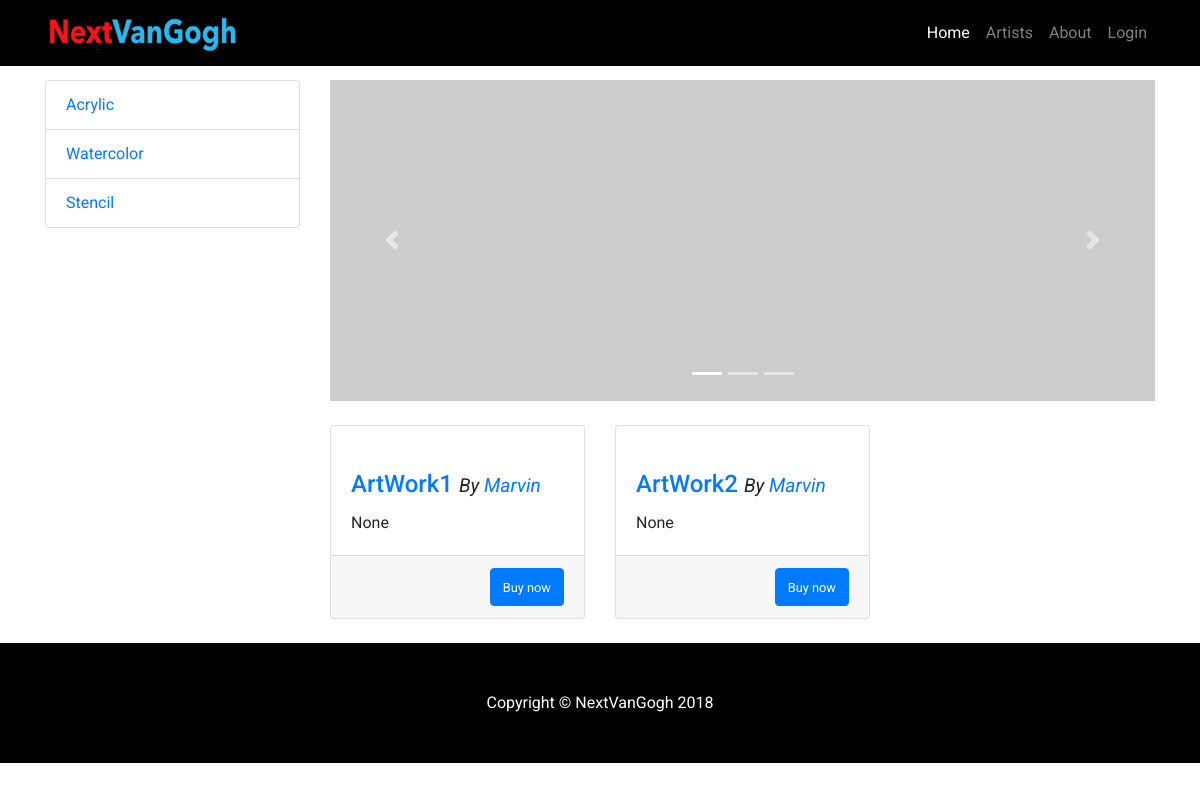
Before: / with the older database file.
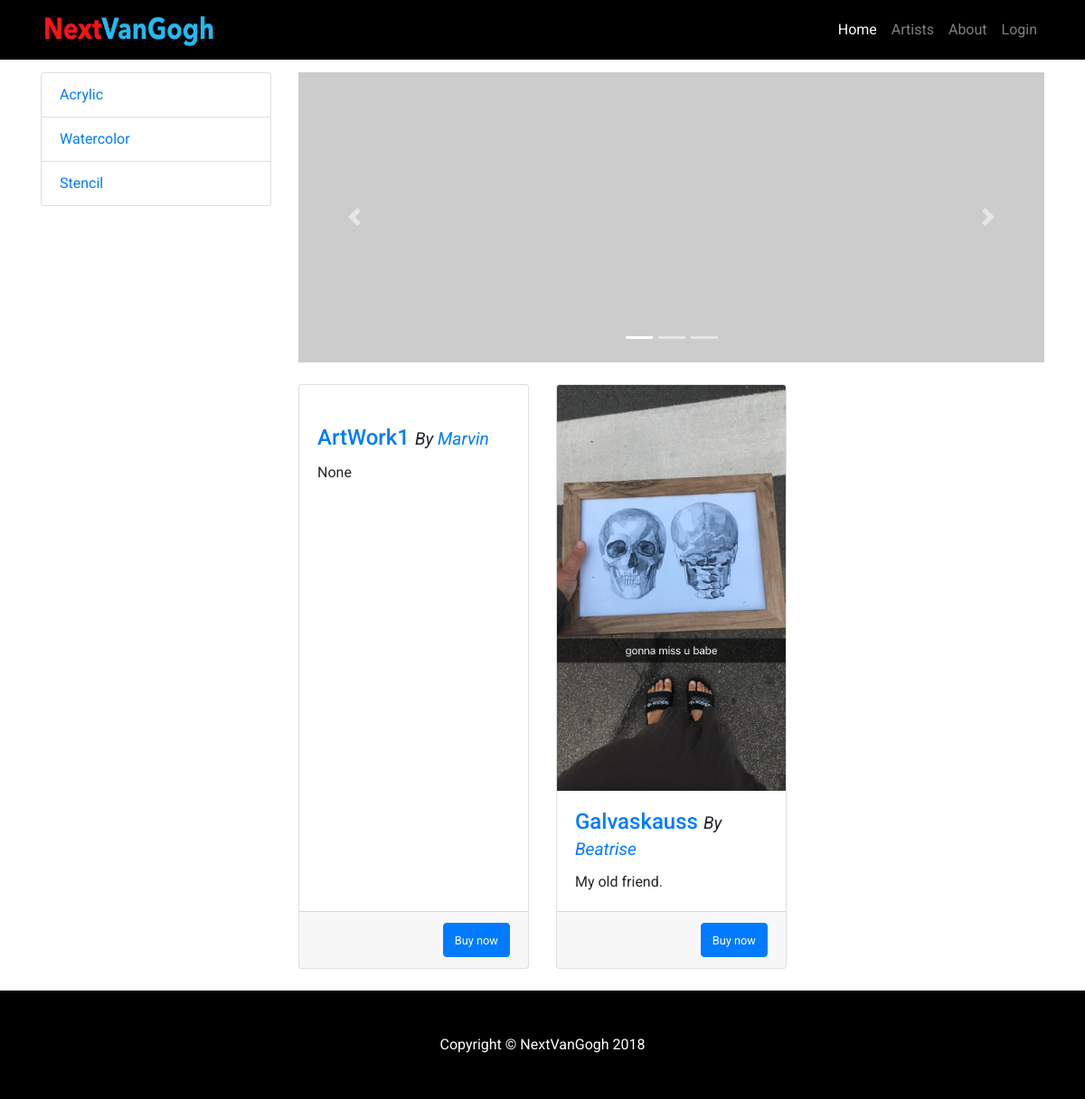
After: the same page with the newer database file.
### tables this page shows
CREATE TABLE "ArtTypes" (
	`Id`	INTEGER NOT NULL PRIMARY KEY AUTOINCREMENT UNIQUE,
	`Type`	TEXT NOT NULL UNIQUE
);

CREATE TABLE "ArtWorks" (
	`Id`	INTEGER NOT NULL PRIMARY KEY AUTOINCREMENT UNIQUE,
	`ArtistId`	INTEGER NOT NULL,
	`ArtTypeId`	INTEGER NOT NULL,
	`Name`	TEXT NOT NULL,
	`Description`	TEXT,
	`Item`	BLOB,
	FOREIGN KEY(`ArtistId`) REFERENCES `Artists`,
	FOREIGN KEY(`ArtTypeId`) REFERENCES `ArtType`
);

CREATE TABLE `Artists` (
	`Id`	INTEGER NOT NULL PRIMARY KEY AUTOINCREMENT UNIQUE,
	`UserName`	TEXT NOT NULL UNIQUE,
	`FirstName`	TEXT,
	`LastName`	TEXT,
	`Password`	TEXT NOT NULL UNIQUE,
	`Description`	TEXT,
	`Photo`	BLOB
);

### server.py (the view)
@app.route('/')
def index():
	con = lite.connect('db/nVanGogh.db')
   	con.row_factory = lite.Row
      	cur = con.cursor()
   	cur.execute("SELECT ArtTypes.Type FROM ArtTypes")
   	types = cur.fetchall();
	cur.execute("Select ArtWorks.Id, Artworks.Name, ArtWorks.Item, ArtWorks.Description, Artists.FirstName, Artists.LastName from ArtWorks INNER JOIN Artists ON ArtWorks.ArtistId == Artists.Id")
	artWorks = cur.fetchall();
	print(types)
	return render_template('index.html', types = types, artWorks = artWorks)

### templates/index.html (shortened to what this page needs)
<!DOCTYPE html>
<html lang="en">
  <head>
    <link href="../static/bootstrap.min.css" rel="stylesheet">
    <link href="../static/style.css" rel="stylesheet">
  </head>
  <body>
    <nav class="navbar navbar-expand-lg navbar-dark bg-dark fixed-top" style="background-color:#000!important;">
      <div class="container">
        <a class="navbar-brand" href="/"><img src="../static/logo.png" width=200 height=40></a>
        <div class="collapse navbar-collapse" id="navbarResponsive">
          <ul class="navbar-nav ml-auto">
            <li class="nav-item active">
              <a class="nav-link" href="/">Home
              </a>
            </li>
            <li class="nav-item">
              <a class="nav-link" href="#">Artists</a>
            </li>
            <li class="nav-item">
              <a class="nav-link" href="#">About</a>
            </li>
            <li class="nav-item">
              {% if loggedIn %}
              <a class="nav-link" onclick="logout()">Logout</a>
              {% else %}
              <a class="nav-link" onclick="login()">Login</a>
              {% endif %}
            </li>
          </ul>
        </div>
      </div>
    </nav>
    <div class="container">
      <div class="row">
        <div class="col-lg-3">
		<div class="list-group">
            		{% for type in types %}
            		<a href="#" class="list-group-item">{{type[0]}}</a>
	         	{% endfor %}
	        </div>
        </div>
        <div class="col-lg-9">
          <div id="carouselExampleIndicators" class="carousel slide my-4" data-ride="carousel">
            <ol class="carousel-indicators">
              <li data-target="#carouselExampleIndicators" data-slide-to="0" class="active"></li>
              <li data-target="#carouselExampleIndicators" data-slide-to="1"></li>
              <li data-target="#carouselExampleIndicators" data-slide-to="2"></li>
            </ol>
            <div class="carousel-inner" role="listbox">
              <div class="carousel-item active">
                <img class="d-block img-fluid" src="http://placehold.it/900x350" alt="First slide">
              </div>
            </div>
            <a class="carousel-control-prev" href="#carouselExampleIndicators" role="button" data-slide="prev">
              <span class="carousel-control-prev-icon" aria-hidden="true"></span>
            </a>
            <a class="carousel-control-next" href="#carouselExampleIndicators" role="button" data-slide="next">
              <span class="carousel-control-next-icon" aria-hidden="true"></span>
            </a>
          </div>
          <div class="row">
            	{% for artWork in artWorks %}
 		     <div class="col-lg-4 col-md-6 mb-4">
              		<div class="card h-100">
                		<a href="#" onclick="openArt()"><img class="card-img-top" src="{{artWork['Item']}}" alt=""></a>
                		<div class="card-body">
                  			<h4 class="card-title"><a href="#">{{artWork["Name"]}}</a>
                                <small style="font-style:italic;">By <a href="/artist?uname="+{{artWork['UserName']}}>{{artWork["FirstName"]}}</a></small>
                            </h4>
                  			<p class="card-text">{{artWork["Description"]}}</p>
                		</div>
                		<div class="card-footer">
                            <button class="btn btn-primary" style="float:right;"><small>Buy now</small></button>
                		</div>
              		</div>
            	</div>
	         {% endfor %}
	       </div>
        </div>
      </div>
    </div>
    <footer class="py-5 bg-dark" style="background-color:#000!important;">
      <div class="container">
        <p class="m-0 text-center text-white">Copyright &copy; NextVanGogh 2018</p>
      </div>
    </footer>
  </body>
</html>

### static/style.css (style rules this page uses)
body { padding-top: 54px; font-family: 'Roboto', sans-serif!important; }
.navbar-dark { background-color: #000; }
@media (min-width: 992px) { body { padding-top: 56px; } }

Changed rows visible on the page:
changed ArtWorks: Item: picture added; Name "ArtWork2" → "Galvaskauss"; FirstName "Marvin" → "Beatrise"; Description "None" → "My old friend."
